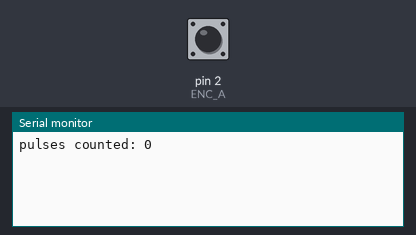
Recording of a sketch running on a simulated Arduino Uno, built with avr-gcc and run on an emulated ATmega328P. Parts: the last lines printed to the serial monitor. The test bench sets the inputs (shaded band); at power-on: pin 2 (ENC_A) HIGH.

Above: at 1.2 s.
1.3 s: pin 2 (ENC_A) pulled LOW for 0.15 s
At 2.7 s:
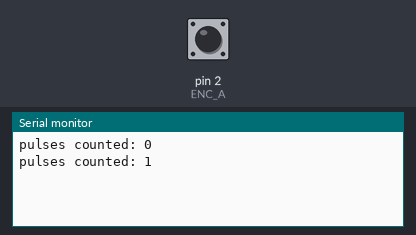
2.9 s: pin 2 (ENC_A) pulled LOW for 1 s
At 4.8 s:
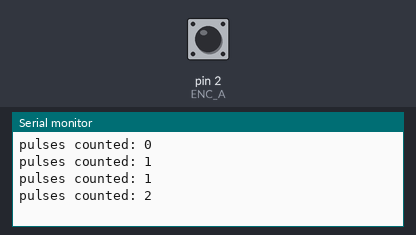
5.4 s: pin 2 (ENC_A) pulled LOW for 0.15 s
At 6.8 s:
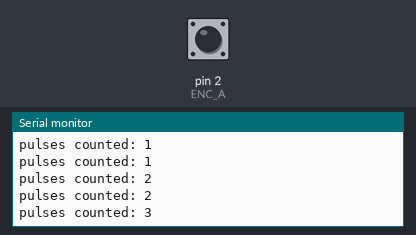
Timing chart, 0 to 8.4 s (numbered marks = the images above; inputs shaded):
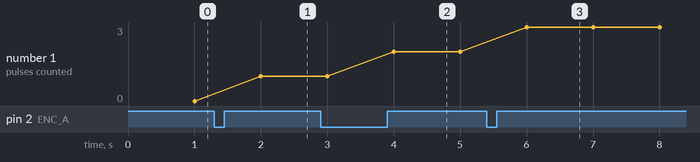

Measured:
- after the input at 1.3 s, the serial monitor: prints a new line after 0.70 s (image 1)
- after the input at 2.9 s, the serial monitor: prints a new line after 1.1 s (image 2)
- after the input at 5.4 s, the serial monitor: prints a new line after 0.60 s (image 3)
- plotted number 1: 0 → 1 after the input at 1.3 s, 1 → 2 after the input at 2.9 s, 2 → 3 after the input at 5.4 s

The sketch:

encoder_isr.ino
```cpp
// encoder_isr.ino - count the same pulses with an INTERRUPT, in a loop with exactly the same other work
const int ENC_A = 2;

volatile long count = 0;               // shared with the ISR
unsigned long lastReport = 0;

void onPulse() {                       // runs at every rising edge, whatever loop() is doing
  count++;
}

void setup() {
  Serial.begin(115200);
  pinMode(ENC_A, INPUT_PULLUP);
  attachInterrupt(digitalPinToInterrupt(ENC_A), onPulse, RISING);
}

void loop() {
  delayMicroseconds(800);              // the same other work as in encoder_poll.ino
  if (millis() - lastReport >= 1000) {
    lastReport += 1000;
    noInterrupts();
    long copy = count;                 // a safe copy of the 4-byte count
    interrupts();
    Serial.print("pulses counted: ");
    Serial.println(copy);
  }
}
```
